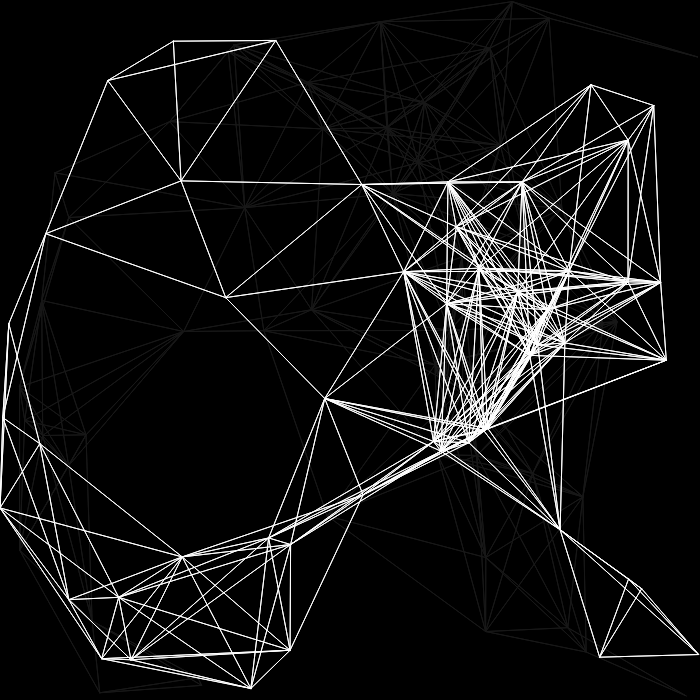
Frame 1 (no input)
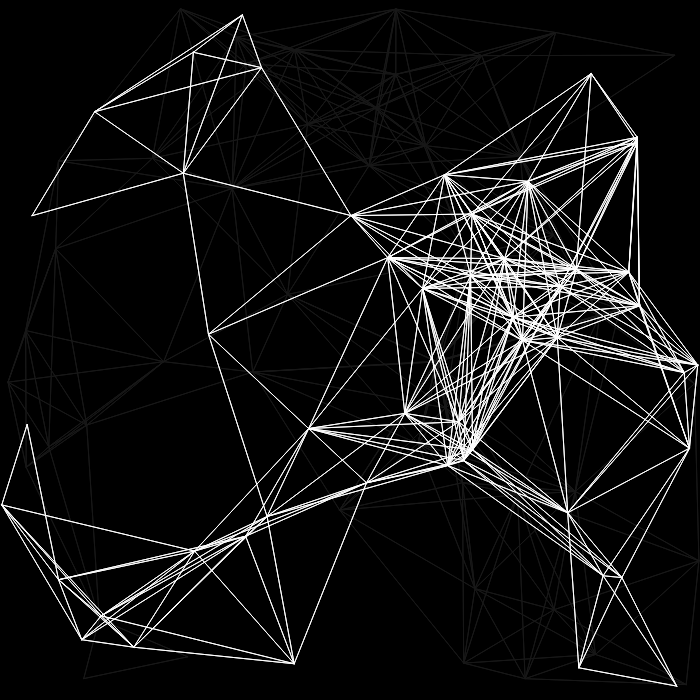
Frame 60 (no input)
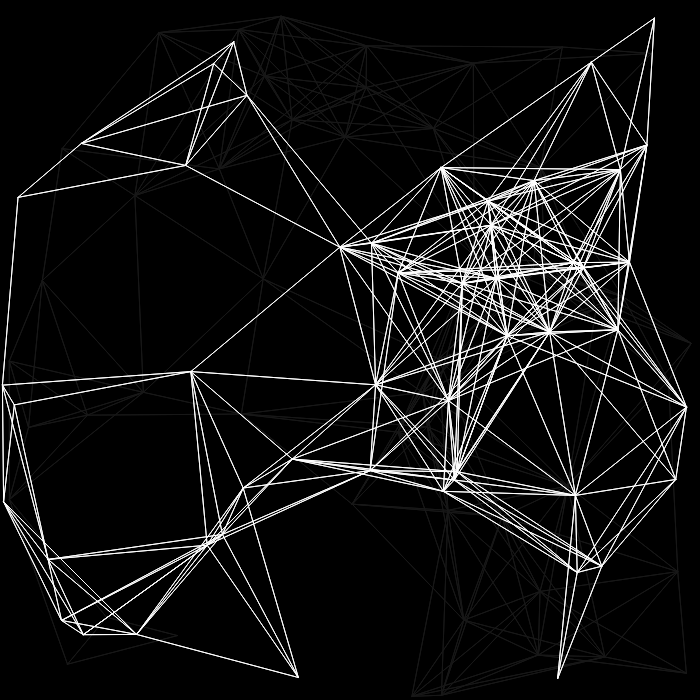
Frame 120 (the mouse pressed at the canvas centre since frame 60)

The p5.js sketch that drew these frames (run headless with seeded random() and noise() and a simulated clock; from frame 60 on, the mouse is pressed at the canvas centre):

// p5.js sketch
// ── sketch.js
const WIDTH = 700;
const HEIGHT = 700;
const NUMBER_POINTS = 50; // # of points that will be on the canvas per container
var dotContainers = [];

function setup()
{
   createCanvas(WIDTH, HEIGHT);
   var foregroundDots = new PointContainer();
   var backgroundDots = new PointContainer();
   dotContainers.push(backgroundDots);
   dotContainers.push(foregroundDots);

   // filling both containers with dots
   for(var i = 0; i < dotContainers.length; i++)
   {
      for(var j = 0; j < NUMBER_POINTS; j++)
      {
         dotContainers[i].container.push(new ConnectionPoint
         (
            Math.round(random(WIDTH)),
            Math.round(random(HEIGHT))
         ));
      }
   }

   // these methods are defined here because outside if draw() and setuo() some functions are not available
   for(var i = 0; i < dotContainers.length; i++)
   {
      dotContainers[i].move = function()
      {
         xoff = 0;
         for(var j = 0; j < NUMBER_POINTS; j++)
         {
            this.container[j].x += map(noise(xoff), 0, 1, -1, 1);
            this.container[j].y += map(noise(xoff + 1000), 0, 1, -1, 1);
            xoff += 0.2;
         }
      }

      dotContainers[i].checkBorders = function()
      {
         for(var j = 0; j < NUMBER_POINTS; j++)
         {
            if(this.container[j].x > WIDTH)
               this.container[j].x = 0;
            if(this.container[j].y > WIDTH)
               this.container[j].y = 0;
            if(this.container[j].x < 0)
               this.container[j].x = WIDTH;
            if(this.container[j].y < 0)
               this.container[j].y = HEIGHT;
         }
      }
   }
} // end setup

function draw()
{
   background(0, 0, 0);
   stroke(24, 24, 24);

   for(var i = 0; i < dotContainers.length; i++)
   {
      dotContainers[i].move();
      dotContainers[i].checkBorders();
      if(i === 1)
         stroke(255, 255, 255); // lighter shade for foreground
      dotContainers[i].display();
   }
}

// ── functions.js
var PointContainer = function()
{
   this.container = [];
   this.display = function()
   {
      for(var i = 0; i < this.container.length; i++)
      {
         for(var j = 0; j < this.container.length; j++)
         {
            if(isWithinDistance(this.container[i], this.container[j], 200) && (i != j))
            {
               line
               (
                  this.container[i].x,
                  this.container[i].y,
                  this.container[j].x,
                  this.container[j].y
               );
            }
         }
      }
   }
}

// constructor for a point on the canvas
var ConnectionPoint = function(x, y)
{
   this.x = x;
   this.y = y;
}

// checks whether two points are within the minDistance of each other
var isWithinDistance = function(point1, point2, minDistance)
{
   if(Math.sqrt(Math.pow(point1.x - point2.x, 2) + Math.pow(point1.y - point2.y, 2)) <= minDistance)
   {
      return true;
   }
   else
   {
      return false;
   }
}
